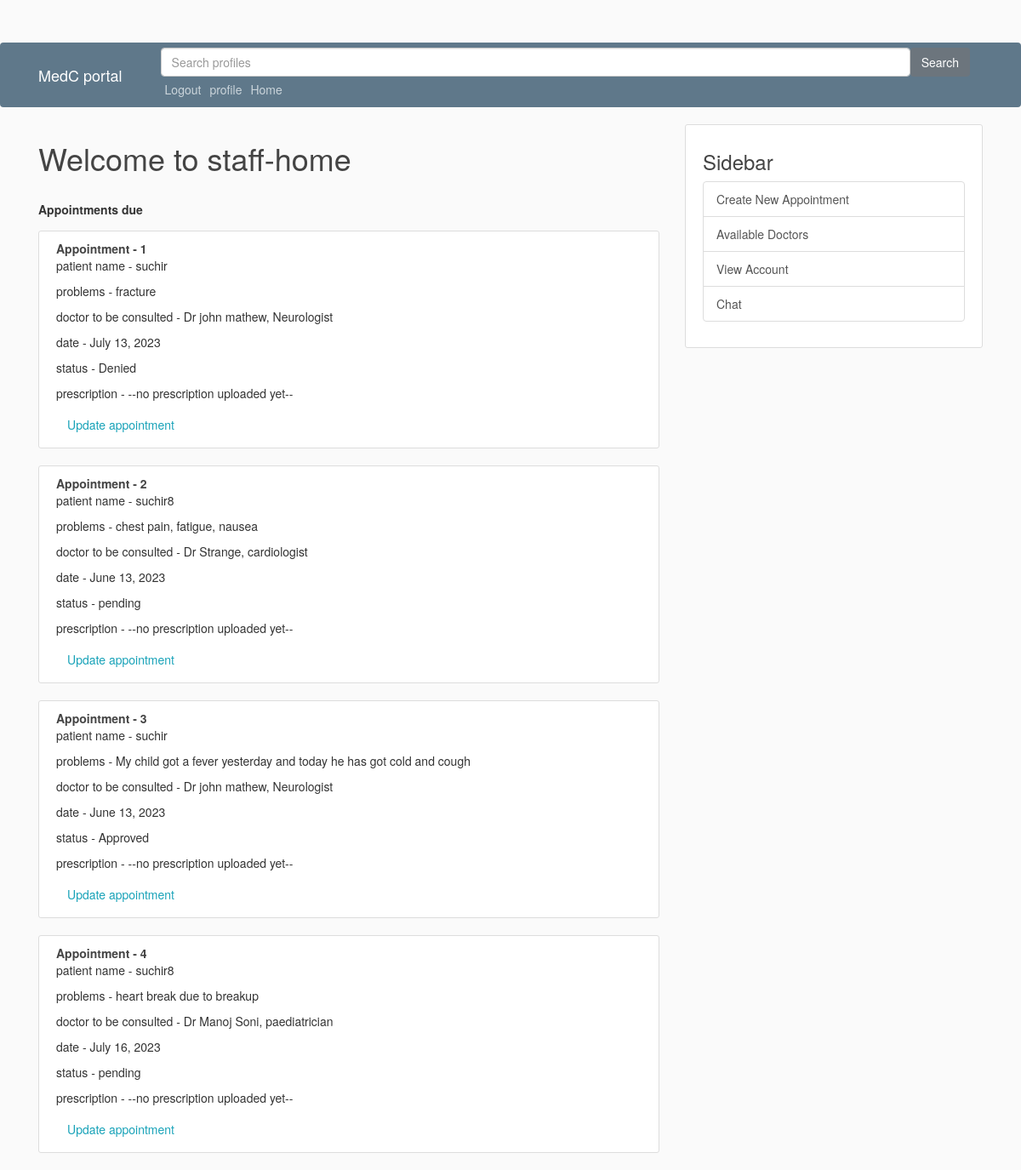
Screenshot of /staff_home/ (signed in) with the database file from the repository.
### users/models.py (models this page shows, shortened)
class Appointment(models.Model):
    patient_name = models.ForeignKey(User, on_delete=models.CASCADE)
    problems = models.TextField()
    doctors_wanted = models.ForeignKey(Doctor, on_delete=models.CASCADE)
    CHOICES = (
        ('Approved', 'Approved'),
        ('Denied', 'Denied'),
    )
    status = models.CharField(max_length=50, default='pending',choices=CHOICES )
    date = models.DateField(null=True, default=None)
    prescription = models.TextField(default ='--no prescription uploaded yet--')

class User(AbstractUser):
    is_staff = models.BooleanField('Is staff', default=False)
    is_patient = models.BooleanField('Is patient', default=True)

class Doctor(models.Model):
    doctor_name = models.CharField(max_length=100)
    specialization = models.CharField(max_length=25)
    def __str__(self):
        return f'{self.doctor_name}, {self.specialization}'

### users/views.py (the view)
# urls.py: path('staff_home/', views.AppointmentListView.as_view(), name='staff-home'),
class AppointmentListView(ListView):
    model = Appointment
    template_name = 'users/staff_home.html'
    context_object_name = 'appointments'

### users/templates/users/staff_home.html
{% extends "users/base.html" %}
{% block content %}
    <h1> Welcome to staff-home </h1>
    <br>
    <b>Appointments due</b>
    {% for appointment in appointments %}
    <article class="media content-section">
       <div class="media-body">
           <b class="article-title">Appointment - {{ appointment.id }}</b>
           <p class="article-content" > patient name - {{ appointment.patient_name }}</p>
           <p class="article-content">problems - {{ appointment.problems }}</p>
           <p class="article-content">doctor to be consulted - {{ appointment.doctors_wanted }}</p>
           <p class="article-content">date - {{ appointment.date }}</p>
           <p class="article-content">status - {{ appointment.status }}</p>
           <p class="article-content">prescription - {{ appointment.prescription }}</p>
           <a class="btn btn-outline-info" href =  "{% url 'appointment-status' appointment.id %}">Update appointment</a>
       </div>
     </article>
   {% endfor %}
{% endblock content %}

### users/static/users/main.css (style rules this page uses)
body { background: #fafafa; color: #333333; margin-top: 5rem; }
h1, h2, h3, h4, h5, h6 { color: #444444; }
.content-section { background: #ffffff; padding: 10px 20px; border: 1px solid #dddddd; border-radius: 3px; margin-bottom: 20px; }
.article-title { color: #444444; }
.article-content { white-space: pre-line; }

### rows the page displays
Appointment: id "1", patient_name "suchir", problems "fracture", doctors_wanted "Dr john mathew, Neurologist", date "July 13, 2023", status "Denied", prescription "--no prescription uploaded yet--"
Appointment: id "2", patient_name "suchir8", problems "chest pain, fatigue, nausea", doctors_wanted "Dr Strange, cardiologist", date "June 13, 2023", status "pending", prescription "--no prescription uploaded yet--"
Appointment: id "3", patient_name "suchir", problems "My child got a fever yesterday and today he has got cold and cough", doctors_wanted "Dr john mathew, Neurologist", date "June 13, 2023", status "Approved", prescription "--no prescription uploaded yet--"
Appointment: id "4", patient_name "suchir8", problems "heart break due to breakup", doctors_wanted "Dr Manoj Soni, paediatrician", date "July 16, 2023", status "pending", prescription "--no prescription uploaded yet--"
